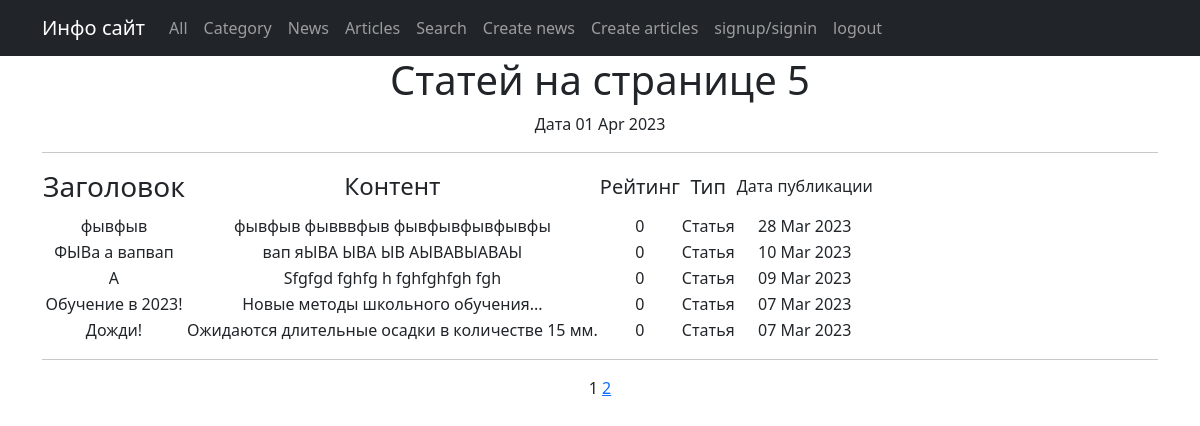
Page /posts/articles/ on the earlier database version.
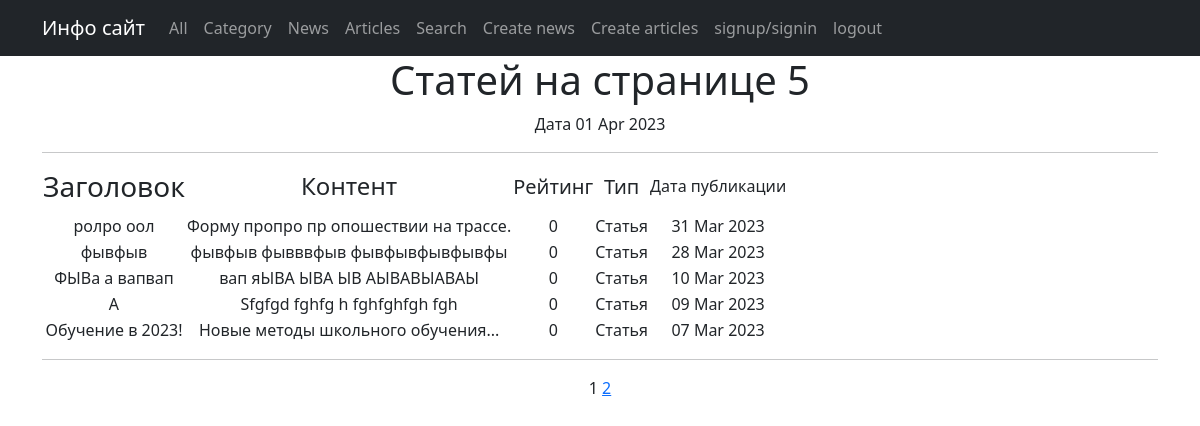
Same page on the later database version.
### posts/models.py (models this page shows, shortened)
class Post(models.Model):
    article = 'ARTI'
    news = 'NEWS'
    POST_TYPE = [
        (article, 'Статья'),
        (news, 'Новость')
    ]
    author = models.ForeignKey(Author, on_delete=models.CASCADE)
    types = models.CharField(max_length=4, choices=POST_TYPE, default=news)
    time_date = models.DateTimeField(auto_now_add=True)
    category = models.ManyToManyField(Category, through='PostCategory')
    title = models.CharField(max_length=255, blank=False)
    content = models.TextField(blank=False)
    rating = models.IntegerField(default=0)

### posts/views.py (the view)
# urls.py: path('articles/', ArticlesList.as_view(), name='articles_list'),
class ArticlesList(ListView):
    model = Post
    queryset = Post.objects.filter(types='ARTI')
    ordering = '-time_date'
    template_name = 'articles.html'
    context_object_name = 'articles'
    paginate_by = 5
    def get_context_data(self, **kwargs):
        context = super().get_context_data(**kwargs)
        context['num_of_articles'] = len(Post.objects.filter(types='ARTI'))
        return context

### posts/templatetags/custom_filters.py (called while the page is built)
@register.filter()
def censor(value):
    new_list = list(value.split())
    if isinstance(value, str):
        for i in range(len(new_list)):
            if new_list[i].lower() in censor_list:
                s = new_list[i]
                new_list[i] = s[:2] + '*' * (len(s) - 2)
        return ' '.join(new_list)
    else:
        raise TypeError('Объект не является строкой')

### posts/templatetags/custom_tags.py (called while the page is built)
@register.simple_tag()
def current_time(format_string='%b %d %Y'):
    return datetime.utcnow().strftime(format_string)

### templates/articles.html (shortened to what this page needs)
{% extends 'flatpages/default.html' %}
{% load custom_filters %}
{% load custom_tags %}
{% block content %}
<h1>Статей на странице {{ articles|length }} </h1>
Дата {% current_time '%d %b %Y' %}
<hr>
   {% if articles %}
       <table>
           <tr>
               <td><h3>Заголовок</h3></td>
                <td><h4>Контент</h4></td>
                <td><h5>Рейтинг</h5></td>
                <td><h5>Тип</h5></td>
                <td><h6>Дата публикации</h6></td>
           </tr>
           {% for article in articles %}
           <tr>
               <td>{{ article.title|truncatewords:3|censor }}</td>
                <td>{{ article.content|truncatewords:20|censor }}</td>
                <td>{{ article.rating }}</td>
                <td>{{ article.get_types_display }}</td>
                <td>{{ article.time_date|date:'d M Y' }}</td>
           </tr>
           {% endfor %}
       </table>
   {% else %}
       <h2>Новостей нет!</h2>
   {% endif %}
<hr>
    {{ page_obj.number }}
    {% if page_obj.has_next %}
        <a href="?page={{ page_obj.next_page_number }}">{{ page_obj.next_page_number }}</a>
    {% endif %}
{% endblock content %}

### templates/flatpages/default.html (shortened to what this page needs)
<!DOCTYPE html>
<html lang="en">
    <head>
        {% load static %}
        <link href="{% static 'css/styles.css' %}" rel="stylesheet" />
    </head>
    <body>
        <nav class="navbar navbar-expand-lg navbar-dark bg-dark static-top">
            <div class="container">
                <a class="navbar-brand" href="#">Инфо сайт</a>
                <div class="collapse navbar-collapse" id="navbarResponsive">
                    <ul class="navbar-nav ml-auto">
                        <li class="nav-item">
                            <a class="nav-link" href="/posts/">All</a>
                        </li>
                        <li class="nav-item">
                            <a class="nav-link" href="/posts/categories"> Category </a>
                        </li>
                        <li class="nav-item">
                            <a class="nav-link" href="/posts/news/">News</a>
                        </li>
                        <li class="nav-item">
                            <a class="nav-link" href="/posts/articles">Articles</a>
                        </li>
                        <li class="nav-item">
                            <a class="nav-link" href="/posts/search">Search</a>
                        </li>
                        <li class="nav-item">
                            <a class="nav-link" href="/posts/news/create">Сreate news</a>
                        </li>
                        <li class="nav-item">
                            <a class="nav-link" href="/posts/articles/create">Create articles</a>
                        </li>
                        <li class="nav-item">
                            <a class="nav-link" href="/accounts/signup/">signup/signin</a>
                        </li>
                        <li class="nav-item">
                            <a class="nav-link" href="/accounts/logout/">logout {{ user.username }} </a>
                        </li>
                    </ul>
                </div>
            </div>
        </nav>
        <div class="container">
            <div class="row">
                <div class="col-lg-12 text-center">
                    {% block content %}
                    {% endblock content %}
                </div>
            </div>
        </div>
    </body>
</html>

Differences in the rows shown:
no longer on this page (row unchanged): Post: title|censor "Дожди!", content|censor "Ожидаются длительные осадки в количестве 15 мм.", rating "0", types "Статья", time_date "07 Mar 2023"
added Post: title|censor "ролро оол", content|censor "Форму пропро пр опошествии на трассе.", rating "0", types "Статья", time_date "31 Mar 2023"
